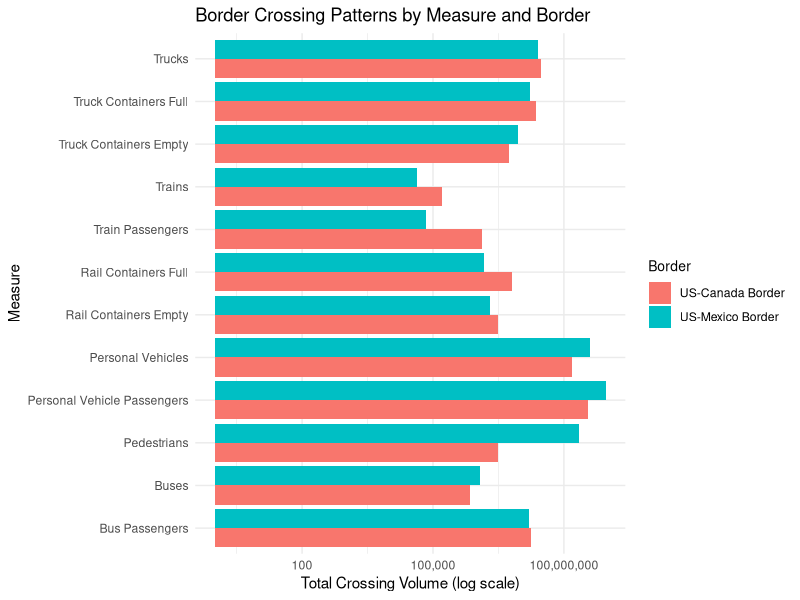
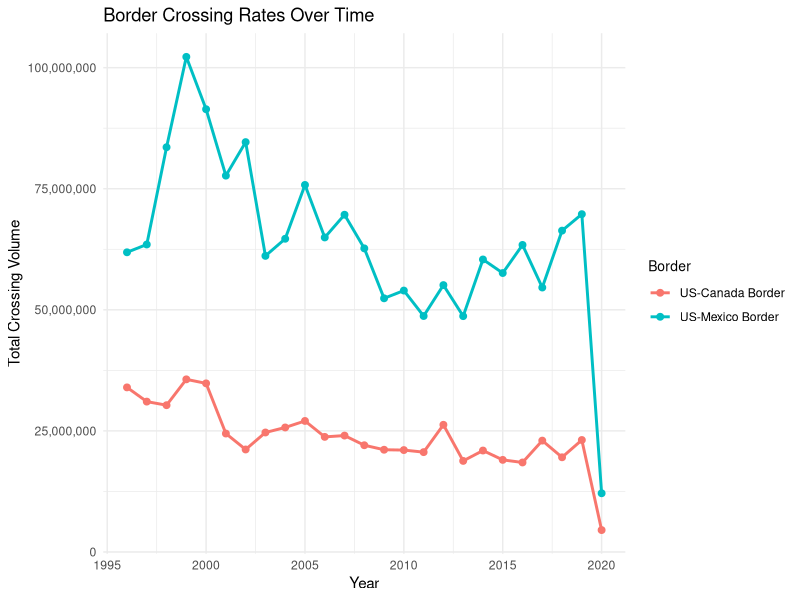
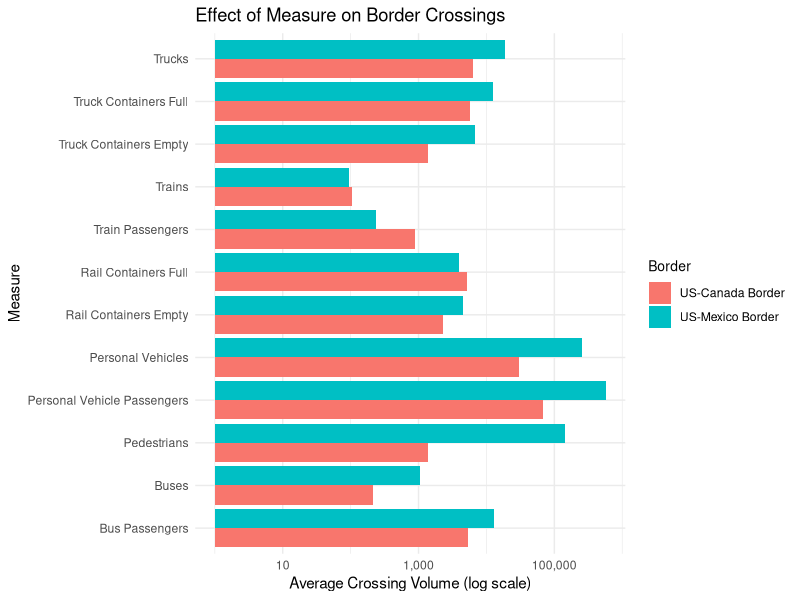

Generate these figures, in order, with R:
## ---- chunk 1
# Loadingnecessary libraries
library(readr)
library(dplyr)
library(ggplot2)
library(scales)

# Loading the tidy dataset
border_sample <- read_csv("Border_Sample_Tidy.csv")


border_patterns <- border_sample %>%
  group_by(Border, Measure) %>%
  summarise(Total_Value = sum(Value), .groups = 'drop')


ggplot(border_patterns, aes(x = Total_Value, y = Measure, fill = Border)) +
  geom_bar(stat = "identity", position = "dodge") +
  scale_x_log10(labels = comma) +  # Log scale for better visualization
  labs(
    title = "Border Crossing Patterns by Measure and Border",
    x = "Total Crossing Volume (log scale)",
    y = "Measure"
  ) +
  theme_minimal() +
  theme(legend.title = element_text(size = 10))

## ---- chunk 2

time_trends <- border_sample %>%
  group_by(Year, Border) %>%
  summarise(Total_Value = sum(Value), .groups = 'drop')


ggplot(time_trends, aes(x = Year, y = Total_Value, color = Border)) +
  geom_line(size = 1) +
  geom_point(size = 2) +
  scale_y_continuous(labels = comma) +
  labs(
    title = "Border Crossing Rates Over Time",
    x = "Year",
    y = "Total Crossing Volume"
  ) +
  theme_minimal() +
  theme(legend.title = element_text(size = 10))

## ---- chunk 3
# Calculating the mean crossing value by Border and Measure
measure_effect <- border_sample %>%
  group_by(Border, Measure) %>%
  summarise(Average_Value = mean(Value), .groups = 'drop')


ggplot(measure_effect, aes(x = Average_Value, y = Measure, fill = Border)) +
  geom_bar(stat = "identity", position = "dodge") +
  scale_x_log10(labels = comma) +  # Log scale for better visualization
  labs(
    title = "Effect of Measure on Border Crossings",
    x = "Average Crossing Volume (log scale)",
    y = "Measure"
  ) +
  theme_minimal() +
  theme(legend.title = element_text(size = 10))

